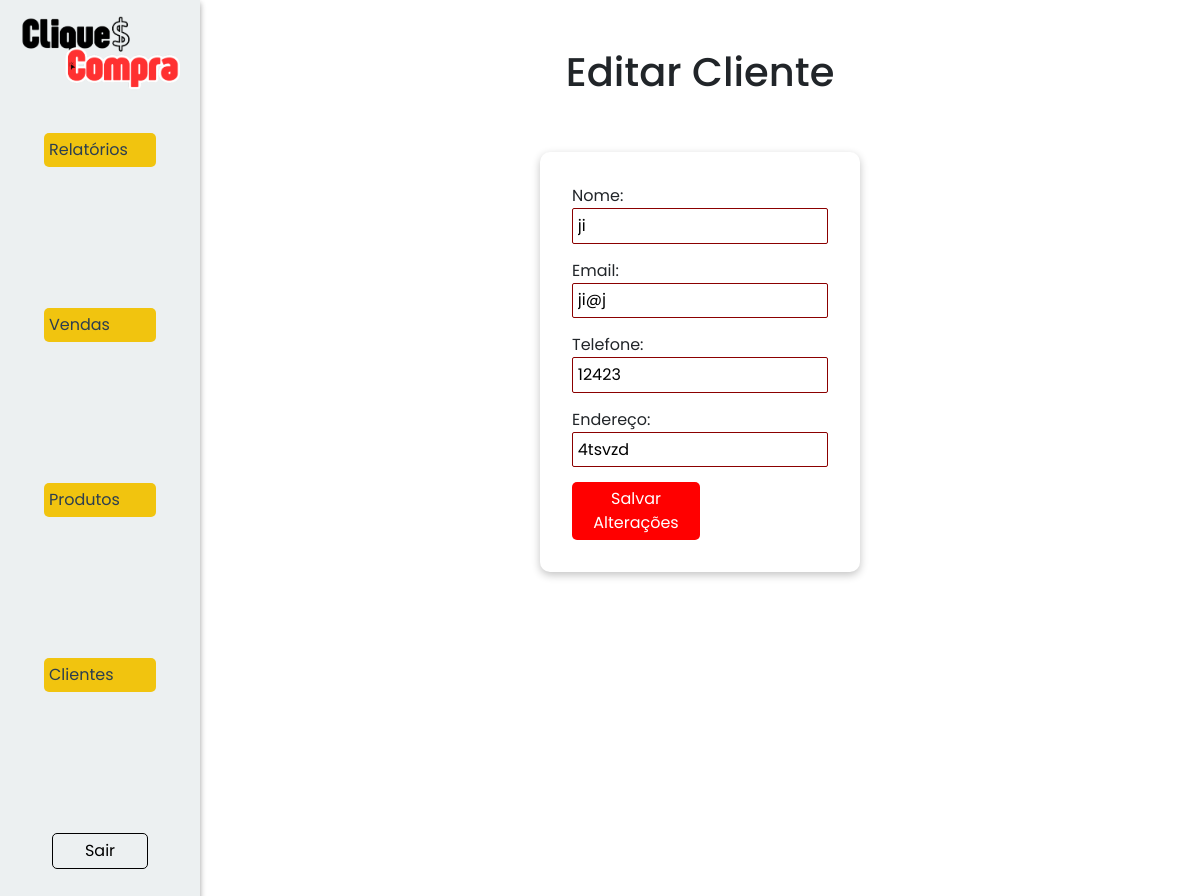
/clientes/edit/3 (signed in), run on the app's committed database.
### models/clientes.py (models this page shows, shortened)
class Cliente(Base, UserMixin):
    __tablename__ = 'tb_clientes'
    cli_id:Mapped[int] = mapped_column(primary_key = True, autoincrement=True)
    cli_nome:Mapped[str] = mapped_column(nullable=False)
    cli_email:Mapped[str] = mapped_column(unique = True, nullable=False)
    cli_telefone:Mapped[str] = mapped_column(nullable=False)
    cli_endereco:Mapped[str] = mapped_column(nullable=False)
    cli_senha:Mapped[str] = mapped_column(nullable=False)
    cli_tipo:Mapped[str] = mapped_column(nullable=False)
    vendas: Mapped[list["Venda"]] = relationship("Venda", back_populates="clientes", cascade="all, delete-orphan")
    @classmethod
    def find(cls, **kwargs):
        if 'email' in kwargs:
            return session.query(cls).filter_by(cli_email=kwargs['email']).first() #SELECT * FROM tb_clientes WHERE cli_email = email
        elif 'id' in kwargs:
            return session.query(cls).filter_by(cli_id=kwargs['id']).first() #SELECT * FROM tb_clientes WHERE cli_id = id
        else:
            raise AttributeError('A busca deve ser feita por email ou id.')
    @classmethod
    def all(cls, ordem = "crescente"):
        if ordem == "crescente":
            direcao = "ASC"
        elif ordem == "decrescente":
            direcao = "DESC"
        sql = text(f"SELECT * FROM tb_clientes ORDER BY cli_nome {direcao}")
        clientes = session.execute(sql).fetchall()
        return clientes

### controllers/clientes.py (the view, shortened to what this page needs)
@cliente_bp.route('/edit/<int:cli_id>', methods=['POST','GET'])
@login_required
@role_required('admin')
def edit(cli_id):
    cliente = Cliente.find(id=cli_id)
    if cliente:
        return render_template('clientes/edit.html', cliente=cliente)
    else:
        flash("Cliente não encontrado.", "error")
        return redirect(url_for('cliente.view'))

### controllers/clientes.py (called while the page is built)
@login_manager.user_loader
def load_user(user_id):
    return Cliente.find(id=user_id)

### templates/clientes/edit.html (shortened to what this page needs)
{% extends "model.html" %}
{% block head_extras %}
<link rel="stylesheet" href="{{ url_for('static', filename='style/model.css') }}">
<link rel="stylesheet" href="{{ url_for('static', filename='style/edit.css') }}">
{% endblock %}
{% block content %}
<nav class="nav-reg">
    <img src="../../static/assets/cliqueconta.png" alt="Logo do CliqueCompra">
    <div class="links">
        {% if current_user.cli_tipo == 'admin' %}
            <div class="dropdown">
                <button class="dropdown-button" onclick="toggleDropdown('relatorios-menu')">Relatórios</button>
            </div>
            <div class="dropdown">
                <button class="dropdown-button" onclick="toggleDropdown('vendas-menu')">Vendas</button>
            </div>
        {% endif %}
        <div class="dropdown">
            <button class="dropdown-button" onclick="toggleDropdown('produtos-menu')">Produtos</button>
        </div>
        {% if current_user.cli_tipo == 'admin' %}
            <div class="dropdown">
                <button class="dropdown-button" onclick="toggleDropdown('clientes-menu')">Clientes</button>
            </div>
        {% endif %}
        <a class='sair' href="{{url_for('cliente.logout')}}">Sair</a>
    </div>
</nav>
<main>
    <h1>Editar Cliente</h1>
    <form action="{{ url_for('cliente.edit', cli_id=cliente.cli_id) }}" method="POST" class="ed-cliente">
        <form action="{{ url_for('cliente.edit', cli_id=cliente.cli_id) }}" method="POST">
            <div>
                <label for="nome">Nome:</label>
                <input type="text" id="nome" name="nome" value="{{ cliente.cli_nome }}" required>
            </div>
            <div>
                <label for="email">Email:</label>
                <input type="email" id="email" name="email" value="{{ cliente.cli_email }}" required>
            </div>
            <div>
                <label for="telefone">Telefone:</label>
                <input type="number" id="telefone" name="telefone" value="{{ cliente.cli_telefone }}">
            </div>
            <div>
                <label for="endereco">Endereço:</label>
                <input type="text" id="endereco" name="endereco" value="{{ cliente.cli_endereco }}">
            </div>
            <button type="submit">Salvar Alterações</button>
        </form>
    </form>
</main>
{% endblock %}

### static/style/model.css (style rules this page uses)
* { padding: 0; margin: 0; box-sizing: border-box; font-family: "Poppins", serif; }
body { display: flex; min-width: 100vw; min-height: 100vh; background-color: #FFFFFF; }
.dropdown { width: 100%; display: flex; flex-direction: column; align-items: center; justify-content: center; }

### data on the page
Cliente: nome "ji", email "ji@j", telefone "12423", endereco "4tsvzd"
